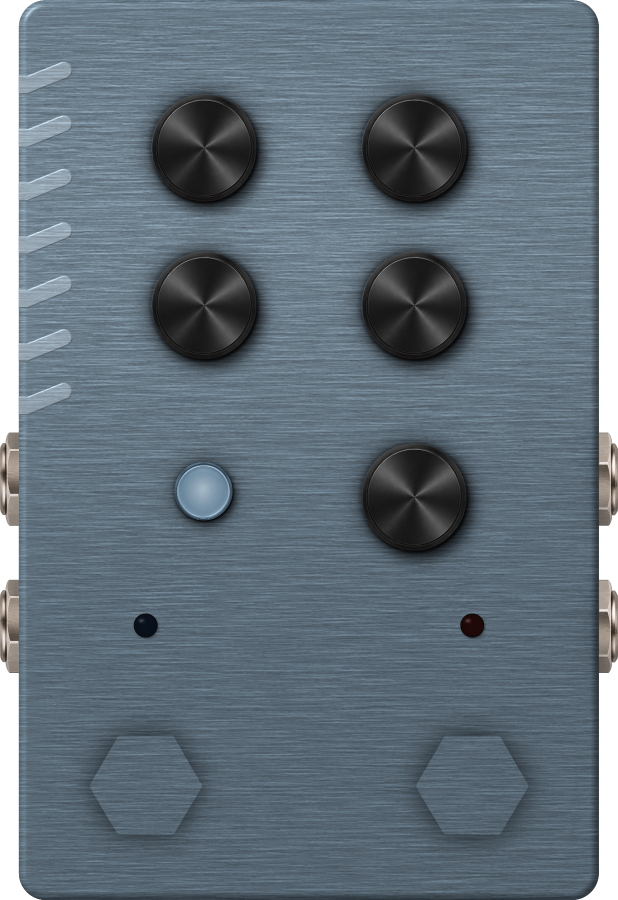
#> input picture background.png, 1235 x 1800 px (shown at 1/2 size)
$ python preview.py
#> lines starting #> are read from the running program, lines starting #| are printed output that depends on the picture
"""
Apercu de l'interface Eight Echo (sans compiler le plugin) : fond + serigraphie vectorielle (meme Layout que le plugin)
+ footswitches + quelques LED allumees. Sortie : design/preview.png (1235 x 1800) et design/preview_window.png.
Usage : python3 tools/preview.py
"""
import os, re, math, json
import numpy as np, cv2
from PIL import Image, ImageDraw, ImageFont

HERE = os.path.dirname(os.path.abspath(__file__)); ROOT = os.path.dirname(HERE)
pj = json.load(open(os.path.join(HERE, 'print.json')))
#> (reads tools/print.json from the repository)
S = 2.0                                                   # px par unite du plugin (fond 1235 x 1800)
SS = 3                                                    # sur-echantillonnage du dessin vectoriel
SILK = (230, 236, 241)
FONTS = {'sans': 'LiberationSans-Bold.ttf', 'mono': 'LiberationMono-Bold.ttf'}

bg = Image.open(os.path.join(ROOT, 'background.png')).convert('RGBA')
#> bg is the input picture: PIL image 1235x1800 RGBA; mean R, G, B, A 86.8, 100.7, 111.2, 242.1
Wp, Hp = bg.size
#> Wp = 1235; Hp = 1800
canvas = Image.new('RGBA', bg.size, (17, 17, 18, 255)); canvas.alpha_composite(bg)
#> after `canvas.alpha_composite(bg)`:
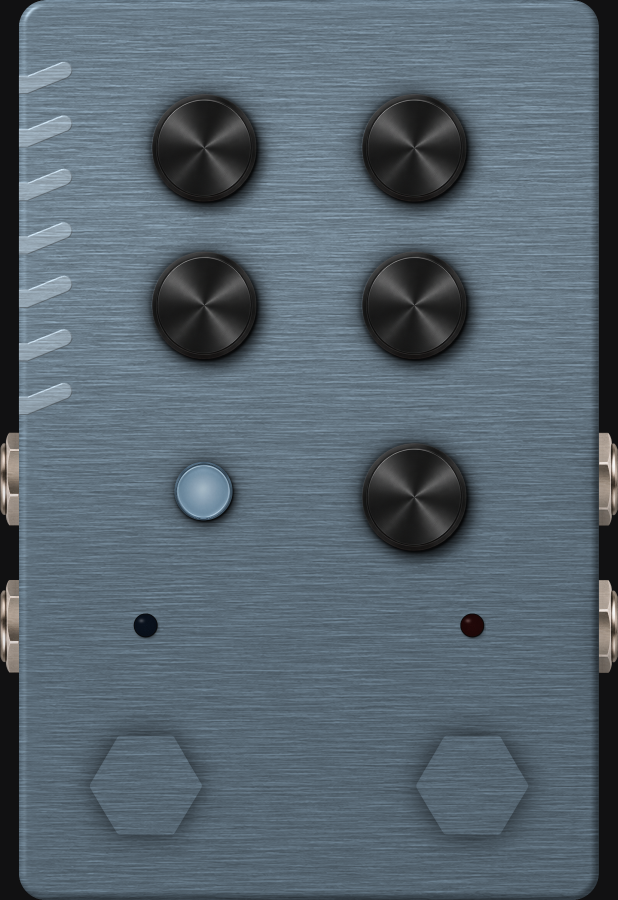
#> canvas: PIL image 1235x1800 RGBA (shown at 1/2 size); mean R, G, B, A 87.6, 101.5, 112.1, 255

# [5 lines left out: function paste, not called in this run]

def paste_rect(fn, r, op=1.0):
#> called with fn = 'glow_tempo.png', op = 1
    im = Image.open(os.path.join(ROOT, fn)).convert('RGBA')
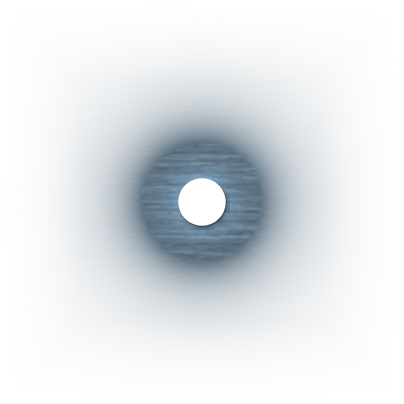
#> input picture glow_tempo.png, 404 x 404 px
#> im is the input picture: PIL image 404x404 RGBA; mean R, G, B, A 92.5, 112.2, 127.4, 45.2
    w, h = int(round(r[2] * S)), int(round(r[3] * S)); im = im.resize((w, h), Image.LANCZOS)
    if op < 1: a = np.array(im); a[..., 3] = (a[..., 3] * op).astype(np.uint8); im = Image.fromarray(a)
    canvas.alpha_composite(im, (int(round(r[0] * S)), int(round(r[1] * S))))

# lumiere des LED sur la facade (sous la serigraphie)
G = pj['glows']
paste_rect('glow_tempo.png', G['tempo']); paste_rect('glow_check_red.png', G['check_red'])
#> call 2 of paste_rect, with fn = 'glow_check_red.png', op = 1
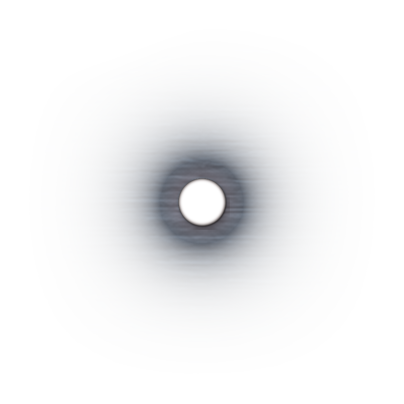
#> input picture glow_check_red.png, 404 x 404 px
#> in paste_rect, im is the input picture: PIL image 404x404 RGBA; mean R, G, B, A 72.8, 77.3, 85.3, 21.6
paste_rect('glow_slot1.png', G['slot0']); paste_rect('glow_sync.png', G['sync']); paste_rect('glow_x2.png', G['x2'])
#> call 3 of paste_rect, with fn = 'glow_slot1.png', op = 1
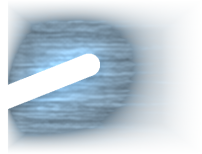
#> input picture glow_slot1.png, 202 x 154 px
#> in paste_rect, im is the input picture: PIL image 202x154 RGBA; mean R, G, B, A 110, 132.5, 149.7, 121.2
#> call 4 of paste_rect, with fn = 'glow_sync.png', op = 1
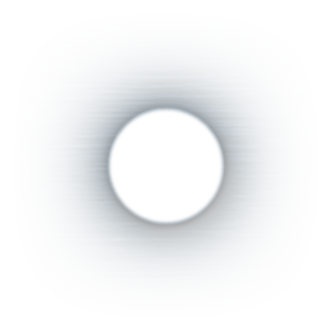
#> input picture glow_sync.png, 332 x 332 px
#> in paste_rect, im is the input picture: PIL image 332x332 RGBA; mean R, G, B, A 75.6, 91.1, 103, 16.3
#> (the run stopped early here; a loop or call above may not have finished)
